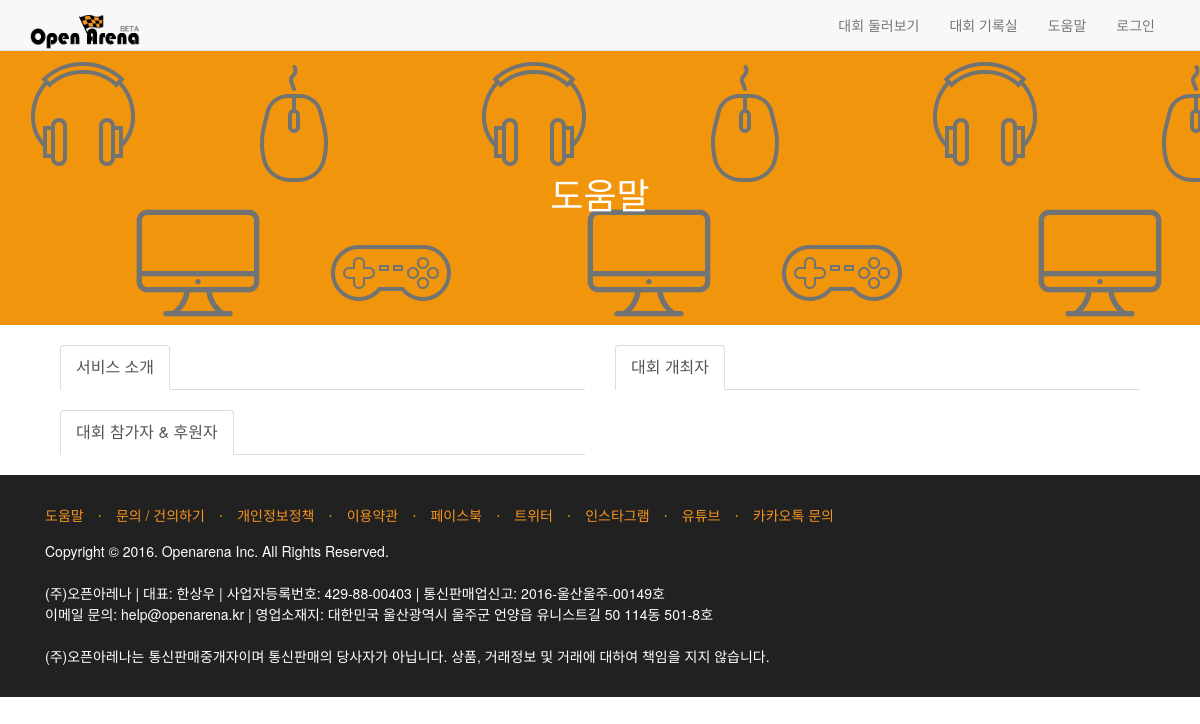
The page /help/ on the database as committed earlier.
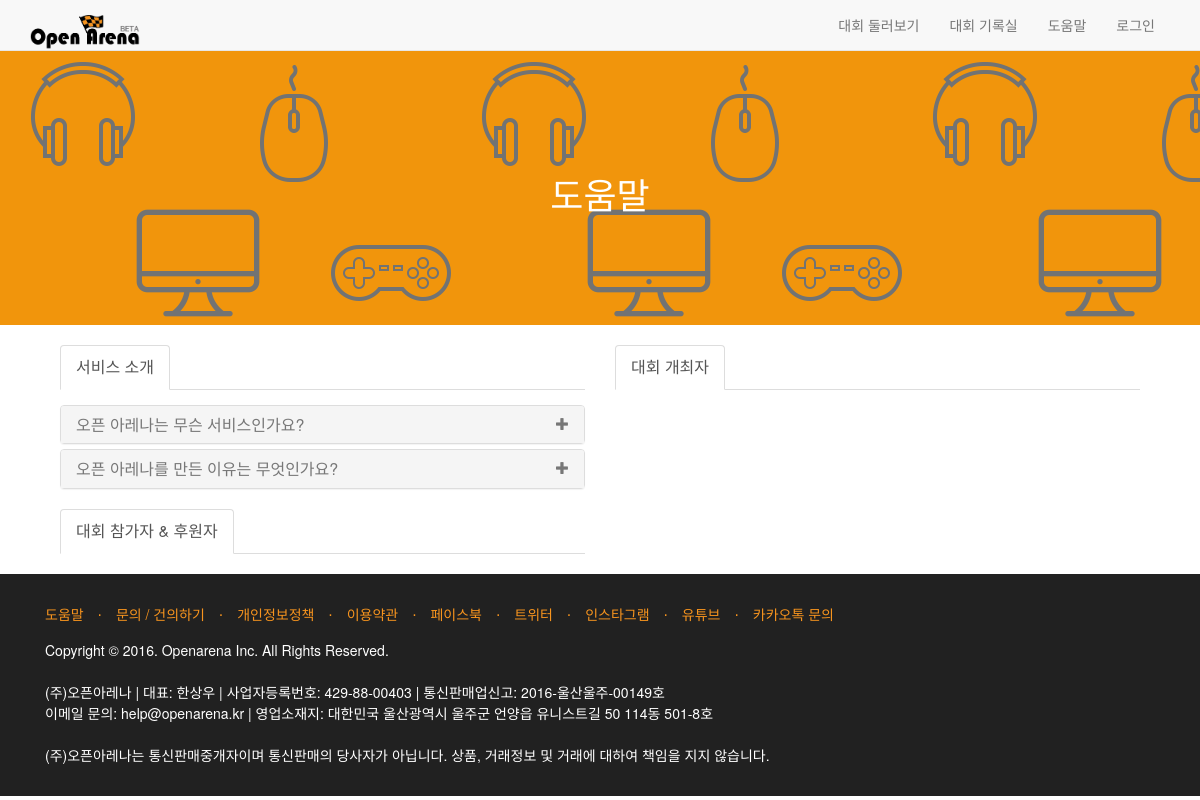
The same page on the database as committed later.
### main/models.py (models this page shows)
class Help(models.Model):
    id = models.AutoField(primary_key=True)
    type = models.CharField(max_length=20, default='')
    question = models.CharField(max_length=100, default='')
    answer = summer_fields.SummernoteTextField()

### main/views.py (the view)
# urls.py: url(r'^help/$', views.help, name="help"),
def help(request):
    help_type1 = Help.objects.filter(type=1)
    help_type2 = Help.objects.filter(type=2)
    help_type3 = Help.objects.filter(type=3)
    return render(request, 'main/help.html', {'help_type1': help_type1,
                                              'help_type2': help_type2,
                                              'help_type3': help_type3})

### main/templates/main/help.html (shortened to what this page needs)
{% extends "main/base.html" %}
{% load staticfiles %}
{% block head %}
    <link rel="stylesheet" href="{% static 'css/custom_kyoungin.css' %}">
    <div class="head_empty"></div>
    <header class="help_head">
        <div class="help_head_inner">
            <h1 class="help_head_title">도움말</h1>
        </div>
    </header>
{% endblock %}
{% block content %}
    <div class="container">
        <div class="col-md-12 col-lg-12">
            <div class="col-md-6">
                <div>
                    <ul class="nav nav-tabs">
                        <li class="active"><a data-toggle="tab" style="font-size: 16px">서비스 소개</a></li>
                    </ul>
                    <div class="tab-content faq-cat-content">
                        <div class="tab-pane active in fade" id="faq-cat-1">
                            <div class="panel-group" id="accordion-cat-1">
                                {% if help_type1 %}
                                    {% for h1 in help_type1 %}
                                        <div class="panel panel-default panel-faq">
                                            <div class="panel-heading">
                                                <a data-toggle="collapse" data-parent="#accordion-cat-1" href="#tab1_question{{ forloop.counter }}">
                                                    <h4 class="panel-title">
                                                        {{ h1.question }}
                                                        <span class="pull-right"><i class="glyphicon glyphicon-plus"></i></span>
                                                    </h4>
                                                </a>
                                            </div>
                                        </div>
                                    {% endfor %}
                                {% endif %}
                            </div>
                        </div>
                    </div>
                </div>
                <div>
                    <ul class="nav nav-tabs">
                        <li class="active"><a data-toggle="tab" style="font-size: 16px">대회 참가자 & 후원자</a></li>
                    </ul>
                </div>
            </div>
            <div class="col-md-6">
                <ul class="nav nav-tabs">
                    <li class="active"><a data-toggle="tab" style="font-size: 16px">대회 개최자</a></li>
                </ul>
            </div>
        </div>
    </div>
{% endblock %}

### main/templates/main/base.html (shortened to what this page needs)
{% load staticfiles %}
<!DOCTYPE html>
<html lang="kr">
<head>
    <link href="{% static 'css/bootstrap.min.css' %}" rel="stylesheet">
    <link href="{% static 'css/landing-page.css' %}" rel="stylesheet">
    <link href="{% static 'css/font-awesome.min.css' %}" rel="stylesheet">
    <link href="//cdnjs.cloudflare.com/ajax/libs/summernote/0.8.2/summernote.css" rel="stylesheet">
    {% block head %}
    {% endblock %}
</head>
<body>
<nav class="navbar navbar-default navbar-fixed-top topnav" role="navigation">
    <div class="container topnav">
        <div class="navbar-header">
            <a class="navbar-brand topnav" href="{% url 'home' %}"><img src="{% static 'img/openarena.png' %}" alt="logo" width="110px"></a>
        </div>
        <div class="collapse navbar-collapse" id="bs-example-navbar-collapse-1">
            <ul class="nav navbar-nav navbar-right">
                <li>
                    <a href="{% url 'tournaments' %}">대회 둘러보기</a>
                </li>
                <li>
                    <a href="{% url 'archive' %}">대회 기록실</a>
                </li>
                <li>
                    <a href="{% url 'help' %}">도움말</a>
                </li>
                {% if request.user.is_authenticated %}
                    <li class="dropdown"><a href="" class="dropdown-toggle" data-toggle="dropdown">{{ user.username }} 님 <b class="caret"></b></a>
                        <ul class="dropdown-menu">
                            <li><a href="{% url 'mypage' %}"><i class="glyphicon glyphicon-user"></i> &nbsp; 마이페이지</a></li>
                            <li><a href="{% url 'contact' %}"><i class="glyphicon glyphicon-envelope"></i> &nbsp; 문의 / 건의사항</a></li>
                            <li class="divider"></li>
                            <li><a href="{% url 'logout' %}"><i class="glyphicon glyphicon-off"></i> &nbsp; 로그아웃</a></li>
                        </ul>
                    </li>
                {% else %}
                    <li>
                        <a href="{% url 'login' %}">로그인</a>
                    </li>
                {% endif %}
            </ul>
        </div>
    </div>
</nav>
{% block content %}
{% endblock %}
<footer>
    <div class="banner">
        <div class="container">
            <div class="row">
                <div class="col-lg-12">
                    <ul class="list-inline">
                        <li>
                            <a href="{% url 'help' %}">도움말</a>
                        </li>
                        <li class="footer-menu-divider">&sdot;</li>
                        <li>
                            <a href="{% url 'contact' %}">문의 / 건의하기</a>
                        </li>
                        <li class="footer-menu-divider">&sdot;</li>
                        <li>
                            <a href="{% url 'privacy' %}">개인정보정책</a>
                        </li>
                        <li class="footer-menu-divider">&sdot;</li>
                        <li>
                            <a href="{% url 'agreement' %}">이용약관</a>
                        </li>
                        <li class="footer-menu-divider">&sdot;</li>
                        <li>
                            <a href="https://www.facebook.com/openarena.kr">페이스북</a>
                        </li>
                        <li class="footer-menu-divider">&sdot;</li>
                        <li>
                            <a href="https://twitter.com/openarena_kr">트위터</a>
                        </li>
                        <li class="footer-menu-divider">&sdot;</li>
                        <li>
                            <a href="https://www.instagram.com/openarena_kr/">인스타그램</a>
                        </li>
                        <li class="footer-menu-divider">&sdot;</li>
                        <li>
                            <a href="https://www.youtube.com/channel/UC7RnkoZH0_7TeMNoTWkJ1gA/featured">유튜브</a>
                        </li>
                        <li class="footer-menu-divider">&sdot;</li>
                        <li>
                            <a href="http://plus.kakao.com/home/@오픈아레나">카카오톡 문의</a>
                        </li>
                    </ul>
                    <p class="copyright text-muted small">Copyright &copy; 2016. Openarena Inc. All Rights Reserved.
                        <br/><br/>(주)오픈아레나 | 대표: 한상우 | 사업자등록번호: 429-88-00403 | 통신판매업신고: 2016-울산울주-00149호
                        <br/>이메일 문의: help@openarena.kr | 영업소재지: 대한민국 울산광역시 울주군 언양읍 유니스트길 50 114동 501-8호
                        <br/>
                        <br/>(주)오픈아레나는 통신판매중개자이며 통신판매의 당사자가 아닙니다. 상품, 거래정보 및 거래에 대하여 책임을 지지 않습니다.
                    </p>
                </div>
            </div>
        </div>
    </div>
</footer>
</body>
</html>

### static/css/landing-page.css (style rules this page uses)
ul { list-style: none; }
.topnav { font-size: 14px; }
.banner { color: #000000; background-color: #212121; background-size: cover; }
.banner ul { margin-bottom: 0; }
footer { padding: 30px 0; background-color: #212121; clear: both; }
p.copyright { margin: 15px 0 0; }
.footer-menu-divider { color: #f7941e; }
.list-inline { margin-bottom: 0px; }
.head_empty { height: 50px; }
.help_head { height: 275px; background: url(../../static/img/q_cover.png); margin-bottom: 20px; }
.help_head_inner { flex: 1; margin: auto; text-align: center; width: 180px; padding-top: 100px; }
.help_head_title { color: #ffffff; }
.tab-content { color: #ffffff; }

Rows that differ between the two databases and show on the page:
added Help: question "오픈 아레나는 무슨 서비스인가요?"
added Help: question "오픈 아레나를 만든 이유는 무엇인가요?"
